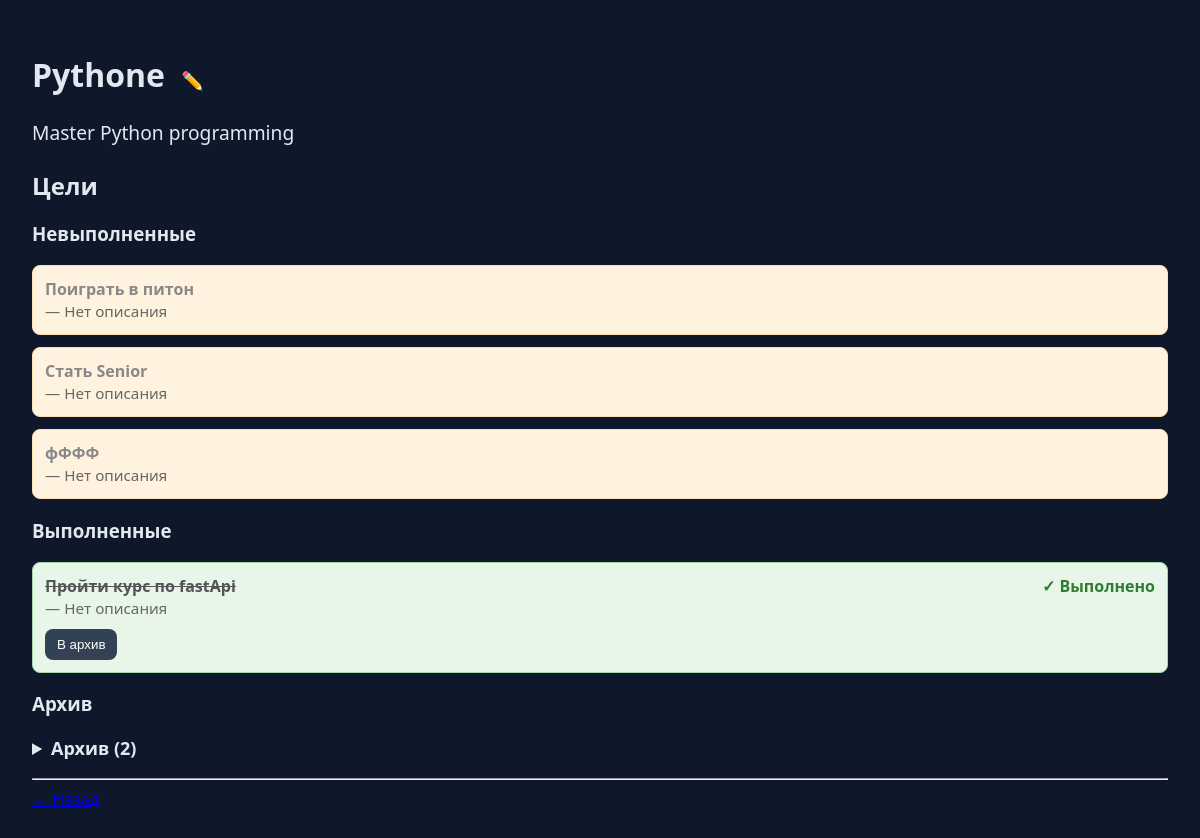
Page /skill/pythone/ on the committed database.
### tracker/models.py (models this page shows, shortened)
class Skill(models.Model):
    user = models.ForeignKey(
        User,
        on_delete=models.CASCADE,
        related_name="goals",
        null=True,
        blank=True
    )
    name = models.CharField(max_length=100)
    description = models.TextField(blank=True)
    rank = models.CharField(max_length=10, blank=True)
    level = models.IntegerField(default=1)
    slug = models.SlugField(default='', null=False)

class Goal(models.Model):
    user = models.ForeignKey(
        User,
        on_delete=models.CASCADE,
        related_name="skills",
        null=True,
        blank=True
    )
    skill = models.ForeignKey(
        Skill,
        on_delete=models.CASCADE,
        related_name="goals"
    )
    text = models.CharField(max_length=100)
    description = models.TextField(blank=True)
    done = models.BooleanField(default=False)
    archived = models.BooleanField(default=False)
    class Meta:
        ordering = ['-id']

### tracker/views.py (the view)
# urls.py: path("skill/<slug:skill_slug>/", skill_detail, name="skill_detail"),
def skill_detail(request, skill_slug:str):
    skill = get_object_or_404(Skill, slug=skill_slug)
    done_goals = []
    undone_goals = []
    archive_goals = []
    for goal in skill.goals.all():
        if goal.archived:
            archive_goals.append(goal)
        elif goal.done:
            done_goals.append(goal)
        else:
            undone_goals.append(goal)
    return render(request, "tracker/skill_detail.html", {
        "skill": skill,
        "skill_slug": skill_slug,
        "done_goals": done_goals,
        "not_done_goals": undone_goals,
        "archive_goals": archive_goals,
    })

### tracker/templates/tracker/skill_detail.html (shortened to what this page needs)
<!DOCTYPE html>
<html lang="ru">
<head>
</head>
<body>
<h1>
{{ skill.name }}
<span onclick="openEdit()" style="
cursor: pointer;
margin-left: 8px;
font-size: 18px;
">
✏️
</span>
</h1>
<p>{{ skill.description }}</p>
<h2>Цели</h2>
<h3>Невыполненные</h3>
{% if not_done_goals %}
<ul style="list-style: none; padding: 0;">
    {% for goal in not_done_goals %}
    <li style="margin: 12px 0; padding: 12px; border-radius: 8px;
               background: #fff3e0;
               border: 1px solid #ffe0b2;">
        <a href="{% url 'goal_detail' skill_slug=skill_slug goal_id=goal.id %}"
           style="text-decoration: none; color: #888; display: block;">
            <strong>
                {{ goal.text }}
            </strong>
            <br>
            <span style="color: #666; font-size: 0.95em;">
                — {{ goal.description|default:"Нет описания" }}
            </span>
        </a>
    </li>
    {% endfor %}
</ul>
{% else %}
<p>Невыполненных целей нет</p>
{% endif %}
<h3>Выполненные</h3>
{% if done_goals %}
<ul style="list-style: none; padding: 0;">
    {% for goal in done_goals %}
    <li style="margin: 12px 0; padding: 12px; border-radius: 8px;
               background: #e8f5e9;
               border: 1px solid #a5d6a7;">
            <a href="{% url 'goal_detail' skill_slug=skill_slug goal_id=goal.id %}"
           style="text-decoration: none; color: #888; display: block;">
            <span style="float: right; color: #2e7d32; font-weight: bold;">
                ✓ Выполнено
            </span>
            <strong style="text-decoration: line-through; color: #555;">
                {{ goal.text }}
            </strong>
            <br>
            <span style="color: #666; font-size: 0.95em;">
                — {{ goal.description|default:"Нет описания" }}
            </span>
        </a>
        <form action="{% url 'mark_goal_archived' skill_slug=skill_slug goal_id=goal.id %}" method="post" style="margin-top: 10px;">
            <button type="submit" style="background: #334155; color: white; border: none; padding: 8px 12px; border-radius: 8px; cursor: pointer;">
                В архив
            </button>
        </form>
    </li>
    {% endfor %}
</ul>
{% else %}
<p>Выполненных целей нет</p>
{% endif %}
<h3>Архив</h3>
<details style="margin-top: 20px;">
<summary style="
cursor: pointer;
font-size: 18px;
font-weight: bold;
margin-bottom: 10px;
">
Архив ({{ archive_goals|length }})
</summary>
</details>
<hr>
<a href="/">← Назад</a>
</body>
</html>

### tracker/templates/tracker/skill_detail.html (style rules this page uses)
body { background: #0f172a; color: #e2e8f0; font-family: system-ui, sans-serif; margin: 0; padding: 2rem; min-height: 100vh; }
p { font-size: 1.2rem; line-height: 1.6; }

### rows in the picture
Skill: name "Pythone", description "Master Python programming"
Goal: text "Поиграть в питон", description "Нет описания"
Goal: text "Стать Senior", description "Нет описания"
Goal: text "фФФФ", description "Нет описания"
Goal: text "Пройти курс по fastApi", description "Нет описания"

### other values in the picture
{{ archive_goals|length }} "2"
